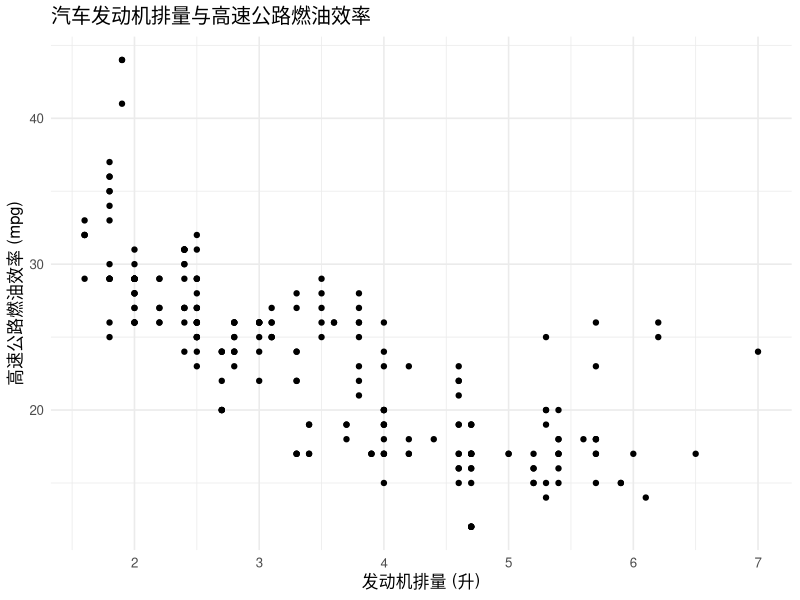
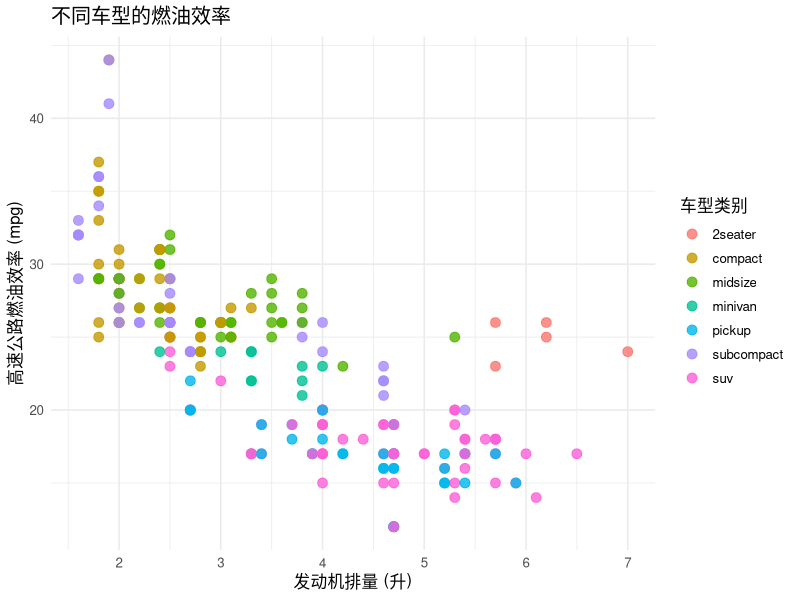
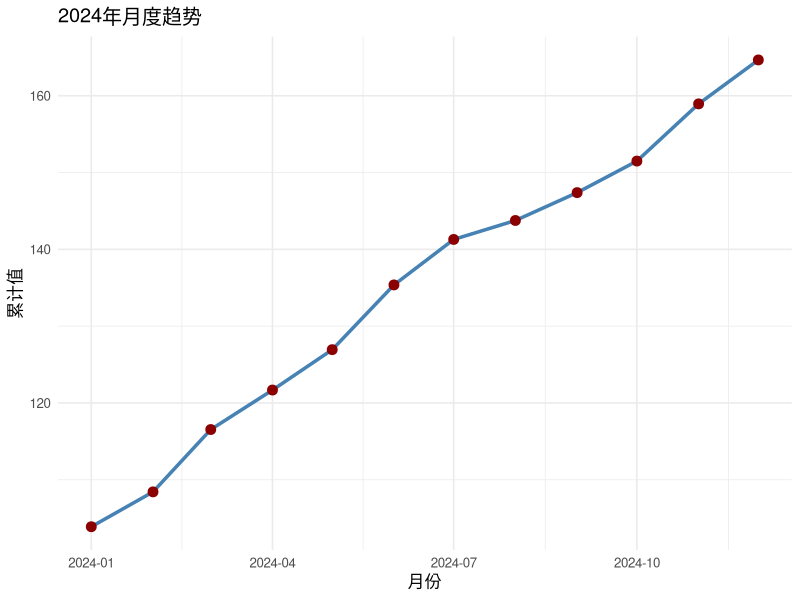
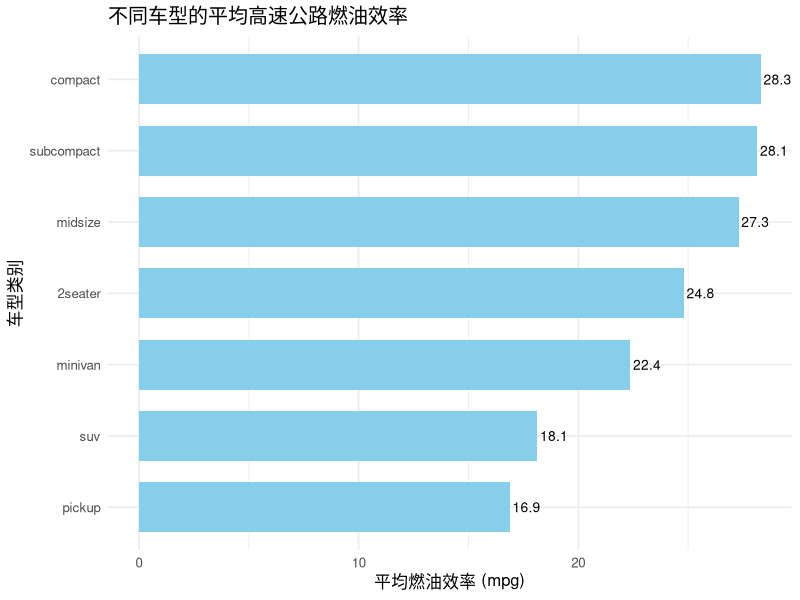
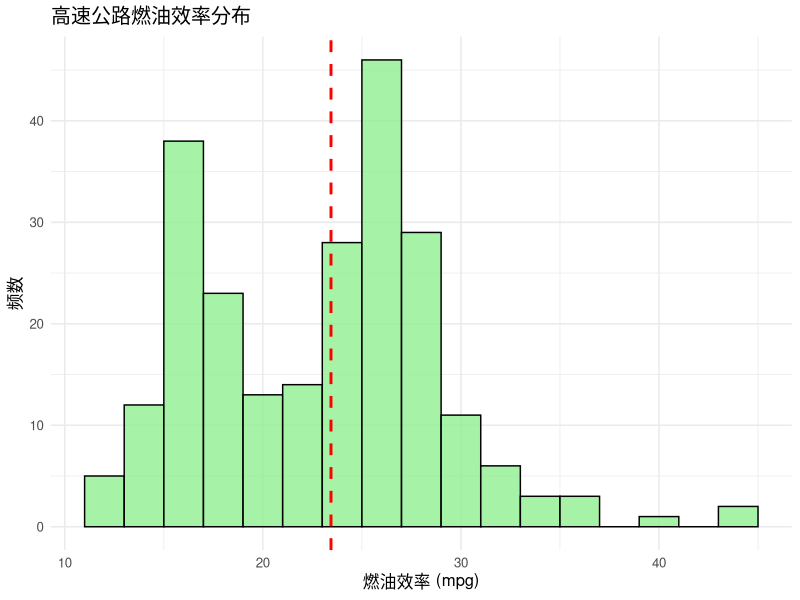
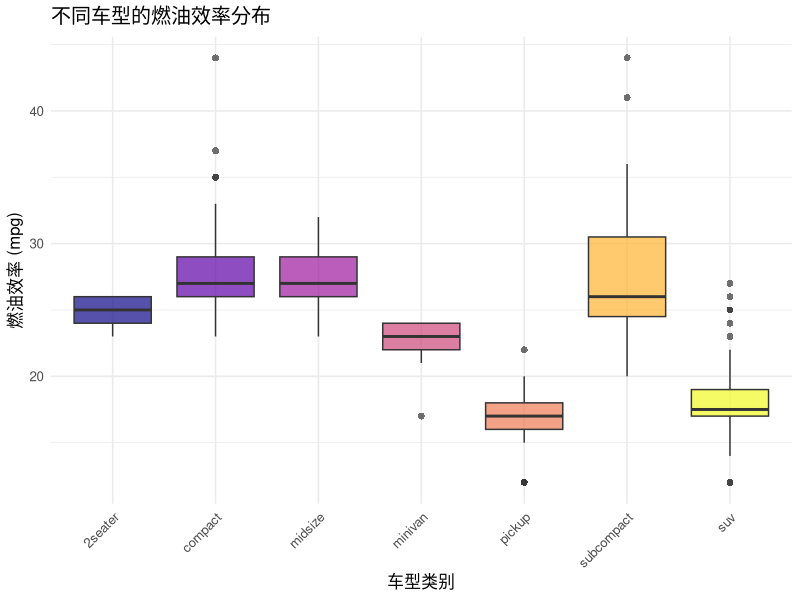
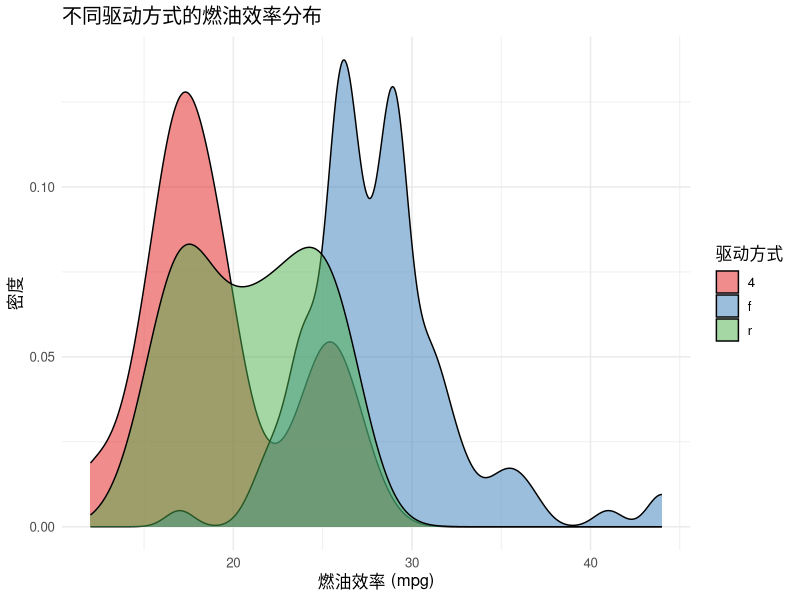
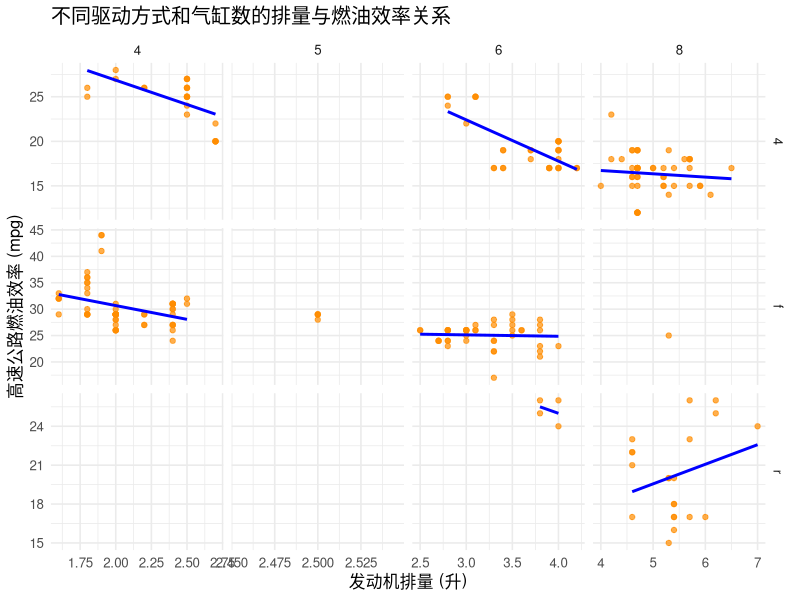

Generate these figures, in order, with R:
# ggplot2 教学实例
# 作者：R AI SDK Terminal Assistant
# 日期：2025-06-17

# 1. 准备工作 ============================================

# 安装并加载必要的包
if (!require(ggplot2)) install.packages("ggplot2")
if (!require(dplyr)) install.packages("dplyr")
if (!require(tidyr)) install.packages("tidyr")

library(ggplot2)
library(dplyr)
library(tidyr)

# 设置主题样式
theme_set(theme_minimal(base_size = 12))

# 2. 使用内置数据集 =======================================

# 查看内置数据集
data(mpg)  # 汽车燃油效率数据
data(diamonds)  # 钻石数据集
data(Titanic)  # 泰坦尼克号数据

# 3. 基础图表类型 =========================================

# 散点图 - 基础
p1 <- ggplot(mpg, aes(x = displ, y = hwy)) +
  geom_point() +
  labs(
    title = "汽车发动机排量与高速公路燃油效率",
    x = "发动机排量 (升)",
    y = "高速公路燃油效率 (mpg)"
  )
print(p1)

# 保存散点图
ggsave("plots/scatter_basic.png", p1, width = 8, height = 6, dpi = 300)

# 散点图 - 添加颜色映射
p2 <- ggplot(mpg, aes(x = displ, y = hwy, color = class)) +
  geom_point(size = 3, alpha = 0.8) +
  labs(
    title = "不同车型的燃油效率",
    x = "发动机排量 (升)",
    y = "高速公路燃油效率 (mpg)",
    color = "车型类别"
  ) +
  theme(legend.position = "right")
print(p2)
ggsave("plots/scatter_by_class.png", p2, width = 8, height = 6, dpi = 300)

# 折线图 - 时间序列示例
# 创建示例时间序列数据
set.seed(123)
time_data <- data.frame(
  date = seq(as.Date("2024-01-01"), as.Date("2024-12-31"), by = "month"),
  value = cumsum(rnorm(12, mean = 5, sd = 2)) + 100
)

p3 <- ggplot(time_data, aes(x = date, y = value)) +
  geom_line(color = "steelblue", linewidth = 1.2) +
  geom_point(color = "darkred", size = 3) +
  labs(
    title = "2024年月度趋势",
    x = "月份",
    y = "累计值"
  ) +
  scale_x_date(date_labels = "%Y-%m")
print(p3)
ggsave("plots/line_time_series.png", p3, width = 10, height = 6, dpi = 300)

# 柱状图 - 统计汇总
mpg_summary <- mpg %>%
  group_by(class) %>%
  summarise(
    avg_hwy = mean(hwy, na.rm = TRUE),
    n = n(),
    .groups = "drop"
  ) %>%
  arrange(desc(avg_hwy))

p4 <- ggplot(mpg_summary, aes(x = reorder(class, avg_hwy), y = avg_hwy)) +
  geom_col(fill = "skyblue", width = 0.7) +
  coord_flip() +
  labs(
    title = "不同车型的平均高速公路燃油效率",
    x = "车型类别",
    y = "平均燃油效率 (mpg)"
  ) +
  geom_text(aes(label = round(avg_hwy, 1)), 
            hjust = -0.1, size = 3.5)
print(p4)
ggsave("plots/bar_class_avg.png", p4, width = 9, height = 6, dpi = 300)

# 直方图 - 分布分析
p5 <- ggplot(mpg, aes(x = hwy)) +
  geom_histogram(binwidth = 2, fill = "lightgreen", color = "black", alpha = 0.8) +
  labs(
    title = "高速公路燃油效率分布",
    x = "燃油效率 (mpg)",
    y = "频数"
  ) +
  geom_vline(aes(xintercept = mean(hwy)), 
             color = "red", linetype = "dashed", linewidth = 1)
print(p5)
ggsave("plots/hist_hwy.png", p5, width = 8, height = 6, dpi = 300)

# 箱线图 - 多组比较
p6 <- ggplot(mpg, aes(x = class, y = hwy, fill = class)) +
  geom_boxplot(alpha = 0.7, outlier.shape = 16, outlier.size = 2) +
  labs(
    title = "不同车型的燃油效率分布",
    x = "车型类别",
    y = "燃油效率 (mpg)"
  ) +
  theme(axis.text.x = element_text(angle = 45, hjust = 1)) +
  scale_fill_viridis_d(option = "C", guide = "none")
print(p6)
ggsave("plots/boxplot_class.png", p6, width = 10, height = 6, dpi = 300)

# 密度图
p7 <- ggplot(mpg, aes(x = hwy, fill = drv)) +
  geom_density(alpha = 0.5) +
  labs(
    title = "不同驱动方式的燃油效率分布",
    x = "燃油效率 (mpg)",
    y = "密度",
    fill = "驱动方式"
  ) +
  scale_fill_brewer(palette = "Set1")
print(p7)
ggsave("plots/density_drv.png", p7, width = 8, height = 6, dpi = 300)

# 4. 进阶图表 =============================================

# 分面图 (Facet)
p8 <- ggplot(mpg, aes(x = displ, y = hwy)) +
  geom_point(color = "darkorange", alpha = 0.7) +
  geom_smooth(method = "lm", color = "blue", se = FALSE) +
  facet_grid(drv ~ cyl, scales = "free") +
  labs(
    title = "不同驱动方式和气缸数的排量与燃油效率关系",
    x = "发动机排量 (升)",
    y = "高速公路燃油效率 (mpg)"
  )
print(p8)
ggsave("plots/facet_drv_cyl.png", p8, width = 12, height = 8, dpi = 300)

# 热力图 - 相关性矩阵
# 计算数值变量的相关系数
numeric_vars <- mpg %>% 
  select(where(is.numeric)) %>%
  select(-year)

cor_matrix <- cor(numeric_vars, use = "complete.obs")

cor_data <- as.data.frame(as.table(cor_matrix)) %>%
  rename(var1 = Var1, var2 = Var2, correlation = Freq)

p9 <- ggplot(cor_data, aes(x = var1, y = var2, fill = correlation)) +
  geom_tile(color = "white") +
  scale_fill_gradient2(low = "blue", mid = "white", high = "red", 
                       midpoint = 0, limits = c(-1, 1)) +
  labs(
    title = "MPG数据集数值变量相关性热力图",
    x = "",
    y = "",
    fill = "相关系数"
  ) +
  theme_minimal(base_size = 10) +
  theme(axis.text.x = element_text(angle = 45, hjust = 1))
print(p9)
ggsave("plots/heatmap_correlation.png", p9, width = 10, height = 8, dpi = 300)

# 5. 钻石数据集示例 =======================================

# 钻石切工与价格关系
diamond_summary <- diamonds %>%
  group_by(cut) %>%
  summarise(
    avg_price = mean(price),
    median_price = median(price),
    count = n(),
    .groups = "drop"
  ) %>%
  mutate(cut = factor(cut, levels = c("Fair", "Good", "Very Good", "Premium", "Ideal")))

p10 <- ggplot(diamond_summary, aes(x = cut, y = avg_price, fill = cut)) +
  geom_col(width = 0.6) +
  geom_text(aes(label = paste0("$", round(avg_price/1000, 1), "K")),
            vjust = -0.5, size = 4) +
  labs(
    title = "不同切工级别的平均钻石价格",
    x = "切工等级",
    y = "平均价格 (美元)"
  ) +
  scale_y_continuous(labels = scales::dollar_format()) +
  scale_fill_brewer(palette = "Blues", direction = -1, guide = "none")
print(p10)
ggsave("plots/diamond_cut_price.png", p10, width = 9, height = 6, dpi = 300)

# 钻石克拉与价格散点图（采样显示）
set.seed(123)
diamond_sample <- diamonds %>% sample_n(5000)

p11 <- ggplot(diamond_sample, aes(x = carat, y = price, color = cut)) +
  geom_point(alpha = 0.6, size = 1.5) +
  labs(
    title = "钻石克拉与价格关系（采样5000颗）",
    x = "克拉 (Carat)",
    y = "价格 (美元)",
    color = "切工等级"
  ) +
  scale_color_brewer(palette = "Set2")
print(p11)
ggsave("plots/diamond_carat_price.png", p11, width = 10, height = 7, dpi = 300)

# 6. 组合图表 - 多图层 ====================================

# 散点图 + 回归线 + 置信区间
p12 <- ggplot(mpg, aes(x = displ, y = hwy)) +
  geom_point(color = "darkgray", alpha = 0.6) +
  geom_smooth(method = "lm", color = "red", fill = "pink", se = TRUE) +
  labs(
    title = "发动机排量与燃油效率关系",
    subtitle = "红色线为线性回归拟合，阴影为95%置信区间",
    x = "发动机排量 (升)",
    y = "高速公路燃油效率 (mpg)"
  )
print(p12)
ggsave("plots/scatter_regression.png", p12, width = 9, height = 6, dpi = 300)

# 堆叠面积图 - 模拟数据
area_data <- data.frame(
  year = rep(2019:2023, 3),
  category = rep(c("产品A", "产品B", "产品C"), each = 5),
  value = c(120, 135, 150, 165, 180,  # 产品A
            80, 85, 90, 95, 100,       # 产品B
            50, 55, 60, 65, 70)        # 产品C
)

p13 <- ggplot(area_data, aes(x = year, y = value, fill = category)) +
  geom_area(alpha = 0.8) +
  labs(
    title = "各产品年度销售趋势（堆叠面积图）",
    x = "年份",
    y = "销售额（百万）",
    fill = "产品类别"
  ) +
  scale_fill_brewer(palette = "Set3")
print(p13)
ggsave("plots/area_stacked.png", p13, width = 9, height = 6, dpi = 300)

# 7. 自定义主题和样式 =====================================

# 自定义主题示例
custom_theme <- theme(
  plot.title = element_text(hjust = 0.5, size = 16, face = "bold", color = "#2C3E50"),
  plot.subtitle = element_text(hjust = 0.5, size = 12, color = "#7F8C8D"),
  axis.title = element_text(size = 12, face = "bold"),
  axis.text = element_text(size = 10),
  legend.title = element_text(face = "bold"),
  panel.grid.major = element_line(color = "gray90", linewidth = 0.5),
  panel.grid.minor = element_blank(),
  plot.background = element_rect(fill = "white"),
  panel.border = element_rect(color = "gray80", fill = NA, linewidth = 0.5)
)

p14 <- ggplot(mpg, aes(x = class, y = hwy, fill = class)) +
  geom_boxplot(alpha = 0.8) +
  labs(
    title = "燃油效率分布 - 自定义主题",
    subtitle = "使用自定义颜色和排版",
    x = "车型类别",
    y = "燃油效率 (mpg)"
  ) +
  scale_fill_manual(values = c("#FF6B6B", "#4ECDC4", "#45B7D1", 
                                "#96CEB4", "#FFEAA7", "#DDA0DD", "#98D8C8")) +
  custom_theme +
  theme(legend.position = "none")
print(p14)
ggsave("plots/custom_theme.png", p14, width = 10, height = 6, dpi = 300)

# 8. 保存所有图表的汇总 ====================================

# 创建一个包含所有图表文件名的列表
plot_files <- list.files("plots", pattern = "*.png", full.names = TRUE)

cat("✅ ggplot2 教学实例完成！\n")
cat("==============================\n")
cat("生成了以下图表文件：\n")
for (file in plot_files) {
  cat(sprintf("  • %s\n", basename(file)))
}
cat("\n总共生成图表数量:", length(plot_files), "\n")
cat("图表保存在目录: tutorial/ggplot2_example/plots/\n")
cat("R脚本保存在: tutorial/ggplot2_example/scripts/ggplot2_tutorial.R\n")
